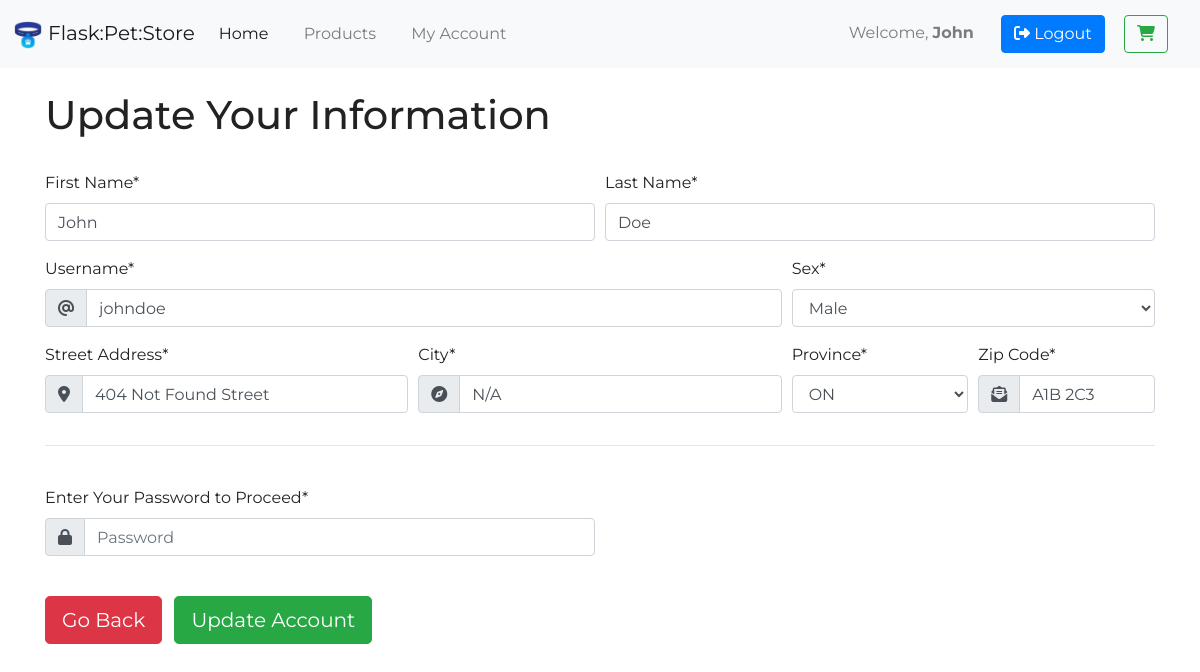
The app's page /customer/update (signed in) with its own data.
### flask_pet_store/models.py (models this page shows, shortened)
class User(db.Model, UserMixin):
    id = db.Column(
        db.Integer(), primary_key=True
    )
    _first_name = db.Column(
        'first_name', db.String(length=30), nullable=False
    )
    _last_name = db.Column(
        'last_name', db.String(length=30), nullable=False
    )
    sex = db.Column(
        db.String(length=1), nullable=False
    )
    _email = db.Column(
        'email', db.String(length=80), nullable=False, unique=True
    )
    username = db.Column(
        db.String(length=60), nullable=False, unique=True
    )
    _password_hash = db.Column(
        'password_hash', db.String(length=60), nullable=False
    )
    _street_name = db.Column(
        'street_name', db.String(length=60), nullable=False
    )
    _zip_code = db.Column(
        'zip_code', db.String(length=7), nullable=False
    )
    _city = db.Column(
        'city', db.String(length=30), nullable=False
    )
    province = db.Column(
        db.String(length=2), nullable=False
    )
    orders = db.relationship('Product', secondary=product_orders, backref=db.backref('ordered_by', lazy='dynamic'))
    roles = db.relationship('Role', secondary='user_roles', backref=db.backref('subscribers', lazy='dynamic'))
    @hybrid_property
    def first_name(self):
        return self._first_name
    @first_name.setter
    def first_name(self, entered_name):
        self._first_name = entered_name.title()
    @hybrid_property
    def last_name(self):
        return self._last_name
    @last_name.setter
    def last_name(self, entered_name):
        self._last_name = entered_name.title()
    @hybrid_property
    def email(self):
        return self._email
    @email.setter
    def email(self, entered_email):
        self._email = entered_email.lower()
    @hybrid_property
    def password(self):
        return self._password_hash
    @hybrid_property
    def street_name(self):
        return self._street_name
    @street_name.setter
    def street_name(self, entered_street):
        self._street_name = entered_street.title()
    @hybrid_property
    def zip_code(self):
        return self._zip_code
    @zip_code.setter
    def zip_code(self, entered_zip):
        formatted_zip = entered_zip
        if entered_zip[3] != ' ':
            formatted_zip = entered_zip[:3] + ' ' + entered_zip[3:]
        self._zip_code = formatted_zip.upper()
    @hybrid_property
    def city(self):
        return self._city
    @city.setter
    def city(self, entered_city):
        self._city = entered_city.title()

### flask_pet_store/customer/routes.py (the view, shortened to what this page needs)
@customer_blueprint.route('/update', methods=['GET', 'POST'])
@login_required
def update():
    customer = User.query.get_or_404(current_user.id)
    form = UpdateForm(obj=customer)
    form.current_id = customer.id
    return render_template('customer/update.html', form=form)

### flask_pet_store/customer/forms.py
class UpdateForm(CustomerForm):
    verify_password = PasswordField(label='Enter Your Password to Proceed*', validators=[
        DataRequired("Please enter your password in order to complete update process.")
    ])
    submit = SubmitField(label='Update Account')

### flask_pet_store/models.py (called while the page is built)
@login_manager.user_loader
def load_user(user_id):
    return User.query.get(int(user_id))

### flask_pet_store/customer/templates/customer/update.html (shortened to what this page needs)
{% extends 'layout.html' %}
{% block content %}
    <div class="container">
        <br>
        <h1>Update Your Information</h1>
        <br>
        <form method="POST" class="form-update needs-validation" novalidate>
            <div class="form-row">
                <div class="form-group col-md-6">
                    {{ form.first_name.label() }}
                    {% if form.first_name.errors %}
                        {{ form.first_name(class="form-control is-invalid", placeholder="First Name", required=True) }}
                        <div class="invalid-feedback">
                            {% for error in form.first_name.errors %}
                                <span>{{ error }}</span>
                            {% endfor %}
                        </div>
                    {% else %}
                        {{ form.first_name(class="form-control", placeholder="First Name", required=True) }}
                    {% endif %}
                </div>
                <div class="form-group col-md-6">
                    {{ form.last_name.label() }}
                    {% if form.last_name.errors %}
                        {{ form.last_name(class="form-control is-invalid", placeholder="Last Name", required=True) }}
                        <div class="invalid-feedback">
                            {% for error in form.last_name.errors %}
                                <span>{{ error }}</span>
                            {% endfor %}
                        </div>
                    {% else %}
                        {{ form.last_name(class="form-control", placeholder="Last Name", required=True) }}
                    {% endif %}
                </div>
            </div>
            <div class="form-row">
                <div class="form-group col-md-8">
                    {{ form.username.label() }}
                    <div class="input-group">
                        <div class="input-group-prepend">
                            <div class="input-group-text"><i class="fas fa-at"></i></div>
                        </div>
                        {% if form.username.errors %}
                            {{ form.username(class="form-control is-invalid", placeholder="Username", required=True, minlength=1, maxlength=60) }}
                            <div class="invalid-feedback">
                                {% for error in form.username.errors %}
                                    <span>{{ error }}</span>
                                {% endfor %}
                            </div>
                        {% else %}
                            {{ form.username(class="form-control", placeholder="Username", required=True, minlength=1, maxlength=60) }}
                        {% endif %}
                    </div>
                </div>
                <div class="form-group col-md-4">
                    {{ form.sex.label() }}
                    {{ form.sex(class="form-control") }}
                </div>
            </div>
            <div class="form-row">
                <div class="form-group col-md-4">
                    {{ form.street_name.label() }}
                    <div class="input-group">
                        <div class="input-group-prepend">
                            <div class="input-group-text"><i class="fas fa-map-marker-alt"></i></div>
                        </div>
                        {% if form.street_name.errors %}
                            {{ form.street_name(class="form-control is-invalid", placeholder="Street Name", required=True) }}
                            <div class="invalid-feedback">
                                {% for error in form.street_name.errors %}
                                    <span>{{ error }}</span>
                                {% endfor %}
                            </div>
                        {% else %}
                            {{ form.street_name(class="form-control", placeholder="Street Name", required=True) }}
                        {% endif %}
                    </div>
                </div>
                <div class="form-group col-md-4">
                    {{ form.city.label() }}
                    <div class="input-group">
                        <div class="input-group-prepend">
                            <div class="input-group-text"><i class="fas fa-compass"></i></div>
                        </div>
                        {% if form.city.errors %}
                            {{ form.city(class="form-control is-invalid", placeholder="City", required=True) }}
                            <div class="invalid-feedback">
                                {% for error in form.city.errors %}
                                    <span>{{ error }}</span>
                                {% endfor %}
                            </div>
                        {% else %}
                            {{ form.city(class="form-control", placeholder="City", required=True) }}
                        {% endif %}
                    </div>
                </div>
                <div class="form-group col-md-2">
                    {{ form.province.label() }}
                    {{ form.province(class="form-control", placeholder="Province", required=True) }}
                </div>
                <div class="form-group col-md-2">
                    {{ form.zip_code.label() }}
                    <div class="input-group">
                        <div class="input-group-prepend">
                            <div class="input-group-text"><i class="fas fa-envelope-open-text"></i></div>
                        </div>
                        {% if form.zip_code.errors %}
                            {{ form.zip_code(class="form-control is-invalid", placeholder="Zip Code",
                        pattern="^[A-Za-z][0-9][A-Za-z][ ]?[0-9][A-Za-z][0-9]$", required=True) }}
                            <div class="invalid-feedback">
                                {% for error in form.zip_code.errors %}
                                    <span>{{ error }}</span>
                                {% endfor %}
                            </div>
                        {% else %}
                            {{ form.zip_code(class="form-control", placeholder="Zip Code",
                        pattern="^[A-Za-z][0-9][A-Za-z][ ]?[0-9][A-Za-z][0-9]$", required=True) }}
                        {% endif %}
                    </div>
                </div>
            </div>
            <hr>
            <br>
            <div class="form-row">
                <div class="form-group col-md-6">
                    {{ form.verify_password.label() }}
                    <div class="input-group">
                        <div class="input-group-prepend">
                            <div class="input-group-text"><i class="fas fa-lock"></i></div>
                        </div>
                        {% if form.verify_password.errors %}
                            {{ form.verify_password(class="form-control is-invalid", placeholder="Password", required=True) }}
                            <div class="invalid-feedback">
                                {% for error in form.verify_password.errors %}
                                    <span>{{ error }}</span>
                                {% endfor %}
                            </div>
                        {% else %}
                            {{ form.verify_password(class="form-control", placeholder="Password", required=True) }}
                        {% endif %}
                    </div>
                </div>
            </div>
            <br>
            <a class="btn btn-lg btn-danger mr-2" href="{{ url_for('customer.index') }}">Go Back</a>
            {{ form.submit(class="btn btn-lg btn-success") }}
        </form>
    </div>
{% endblock %}

### flask_pet_store/templates/layout.html (shortened to what this page needs)
<!doctype html>
<html lang="en">
<head>
    <link rel="stylesheet" href="https://cdn.jsdelivr.net/npm/bootstrap@4.6.0/dist/css/bootstrap.min.css"
>
    <link rel="stylesheet" href="{{ url_for('static', filename='css/styles.css') }}">
</head>
<body>
<header>
    <nav class="navbar fixed-top navbar-expand-lg navbar-light bg-light">
        <a class="navbar-brand" href="{{ url_for('home_page') }}">
            <img src="{{ url_for('static', filename='img/logo.png') }}" width="30" height="30"
                 alt="Flask Pet Store logo">
            Flask:Pet:Store
        </a>
        <div class="collapse navbar-collapse" id="navbarSupportedContent">
            <ul class="navbar-nav mr-auto">
                <li class="nav-item active">
                    <a class="nav-link" href="{{ url_for('home_page') }}">Home<span class="sr-only">(current)</span></a>
                </li>
                <li class="nav-item">
                    <a class="nav-link" href="{{ url_for('products.index') }}">Products</a>
                </li>
                <li class="nav-item">
                    <a class="nav-link" href="{{ url_for('customer.index') }}">My Account</a>
                </li>
            </ul>
            <ul class="navbar-nav">
                {% if current_user.is_authenticated %}
                    <li class="nav-item">
                        <a class="nav-link">
                            Welcome, <strong>{{ current_user.first_name }}</strong>
                        </a>
                    </li>
                    <li class="nav-item">
                        <a class="btn btn-primary" href="{{ url_for('customer.logout') }}">
                            <i class="fas fa-sign-out-alt"></i>
                            Logout
                        </a>
                    </li>
                {% endif %}
                <li class="nav-item">
                    <a class="btn btn-outline-success">
                        <i class="fas fa-shopping-cart"></i>
                    </a>
                </li>
            </ul>
        </div>
    </nav>
</header>
<main>
    {% block content %} {% endblock %}
</main>
</body>
</html>

### flask_pet_store/static/css/styles.css (style rules this page uses)
html, body { font-family: 'Montserrat', serif; color: #222; }
main { margin-top: 67px; }
.navbar { padding: 0.8rem; }
.navbar-nav li { padding-right: 1.2rem; }
.navbar-nav .btn { margin-top: 2px; margin-bottom: 2px; }

### records on screen
User: first_name "John", last_name "Doe", username "johndoe", sex "Male", street_name "404 Not Found Street", city "N/A", province "ON", zip_code "A1B 2C3"
